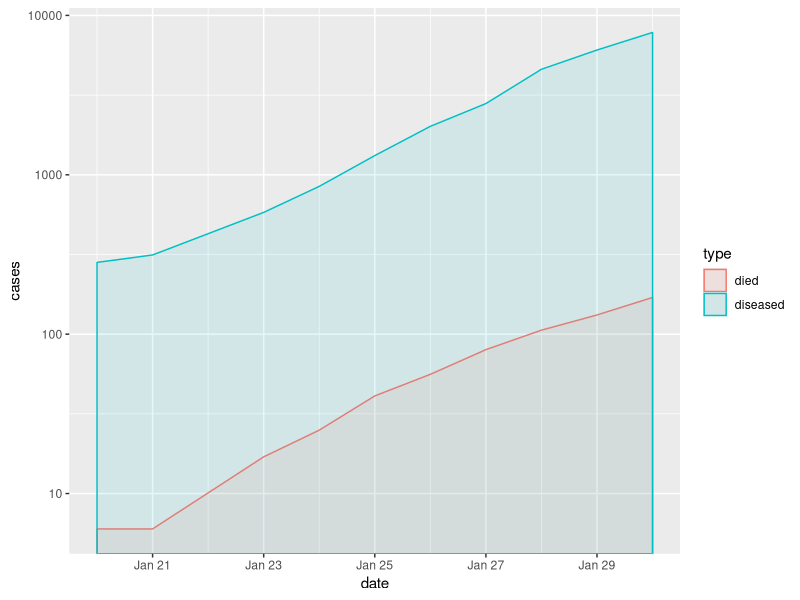

This figure's R source:
library(data.table)
library(tidyverse)
library(lubridate)
library(ggplot2)

corona <- fread("./coronaData.tsv", data.table = F)
corona$date <- dmy(corona$date)
corona <- rbind(
                data.table(date = min(corona$date),
                           diseased = 0,
                           died = 0),
                corona,
                data.table(date = max(corona$date),
                diseased = 0,
                died = 0
                )
)
corona_gathered <- gather(corona, "type", "cases", -date)

g <- ggplot(corona_gathered, mapping = aes(x = date, y = cases, color = type, fill = type))

png("corona.png", width = 600, height = 600)
g + 
    geom_polygon(alpha = 0.1) + 
    scale_x_date() + 
    scale_y_log10()
dev.off()